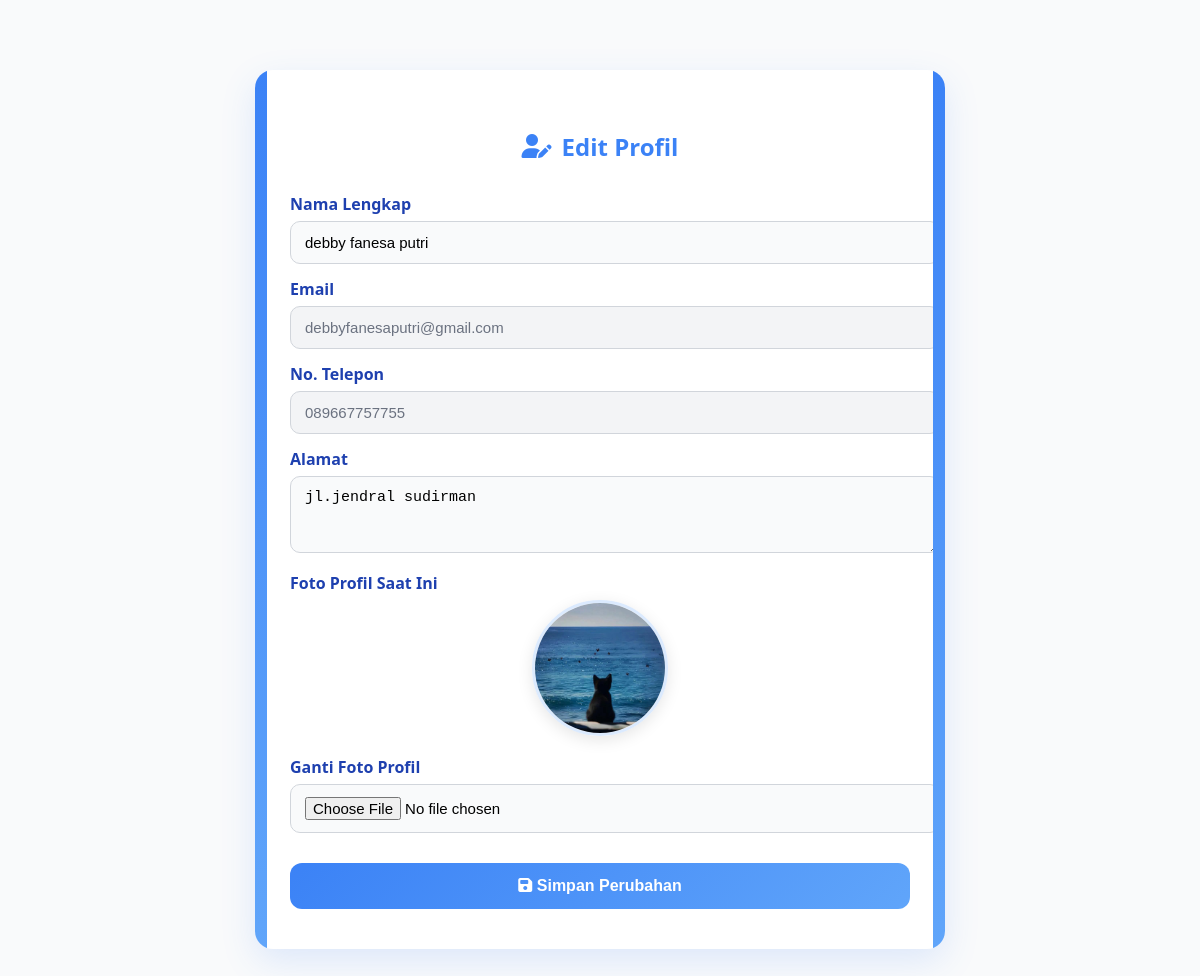
Screenshot of /edit_profil.php (signed in) with the database file from the repository.
### tables this page shows
CREATE TABLE `users` (
  `id` int NOT NULL,
  `nama` varchar(255) DEFAULT NULL,
  `email` varchar(255) DEFAULT NULL,
  `profile_picture` varchar(255) DEFAULT NULL,
  `username` varchar(255) DEFAULT NULL,
  `password` varchar(255) DEFAULT NULL,
  `hp` varchar(255) DEFAULT NULL,
  `alamat` varchar(255) DEFAULT NULL,
  `role` enum('admin','pelanggan') DEFAULT NULL
);

### edit_profil.php (the view, shortened to what this page needs)
<?php
include 'config.php';
$user_id = $_SESSION['id_user'];
$user = mysqli_fetch_assoc(mysqli_query($koneksi, "SELECT * FROM users WHERE id = '$user_id'"));
?>
<!DOCTYPE html>
<html lang="id">
<head>
    <link rel="stylesheet" href="https://cdnjs.cloudflare.com/ajax/libs/font-awesome/6.5.0/css/all.min.css">
</head>
<body>
<div class="container">
    <h2><i class="fas fa-user-edit"></i> Edit Profil</h2>
    <form method="post" enctype="multipart/form-data">
        <label>Nama Lengkap</label>
        <input type="text" name="nama" value="<?= htmlspecialchars($user['nama']) ?>" required>
        <label>Email</label>
        <input type="email" value="<?= htmlspecialchars($user['email']) ?>" readonly id="emailField">
        <label>No. Telepon</label>
        <input type="text" value="<?= htmlspecialchars($user['hp'] ?? '') ?>" readonly id="hpField">
        <label>Alamat</label>
        <textarea name="alamat" rows="3" required><?= htmlspecialchars($user['alamat'] ?? '') ?></textarea>
        <label>Foto Profil Saat Ini</label>
        <?php if (!empty($user['profile_picture']) && file_exists('img/' . $user['profile_picture'])): ?>
            <img src="img/<?= htmlspecialchars($user['profile_picture']) ?>" alt="profile_picture" class="profile-img">
        <?php else: ?>
            <img src="img/" alt="No Foto" class="profile-img">
        <?php endif; ?>
        <label>Ganti Foto Profil</label>
        <input type="file" name="foto" accept="image/*">
        <button type="submit"><i class="fas fa-save"></i> Simpan Perubahan</button>
    </form>
</div>
</body>
</html>

### edit_profil.php (style rules this page uses)
body { font-family: 'Segoe UI', Roboto, -apple-system, sans-serif; background: #f9fafb; margin: 0; padding: 20px; }
.container { max-width: 620px; margin: 50px auto; background: #fff; border-radius: 18px; box-shadow: 0 12px 35px rgba(59, 130, 246, 0.15); padding: 40px 35px; position: relative; overflow: hidden; }
.container::before, .container::after { content: ""; position: absolute; top: 0; width: 12px; height: 100%; background: linear-gradient(180deg, #3b82f6, #60a5fa); }
.container::before { left: 0; border-top-left-radius: 18px; border-bottom-left-radius: 18px; }
.container::after { right: 0; border-top-right-radius: 18px; border-bottom-right-radius: 18px; }
h2 { text-align: center; color: #3b82f6; font-weight: 700; margin-bottom: 30px; display: flex; align-items: center; justify-content: center; gap: 10px; }
.profile-img { width: 130px; height: 130px; display: block; margin: 0 auto 20px; border-radius: 50%; object-fit: cover; border: 3px solid #dbeafe; box-shadow: 0 4px 16px rgba(0, 0, 0, 0.1); }
label { display: block; margin: 14px 0 6px; font-weight: 600; color: #1e40af; }
input, textarea { width: 100%; padding: 12px 14px; border: 1px solid #d1d5db; background-color: #f9fafb; border-radius: 10px; font-size: 15px; transition: all 0.2s ease; }
input[readonly] { cursor: not-allowed; background-color: #f3f4f6; color: #6b7280; }
button { width: 100%; padding: 14px; margin-top: 30px; background: linear-gradient(135deg, #3b82f6, #60a5fa); color: white; border: none; border-radius: 12px; cursor: pointer; font-size: 16px; font-weight: 600; transition: 0.3s; }

### rows the page displays
users: nama "debby fanesa putri", email "debbyfanesaputri@gmail.com", hp "089667757755", alamat "jl.jendral sudirman", profile_picture (picture)
